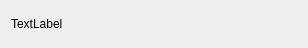
<?xml version="1.0" encoding="UTF-8"?>
<ui version="4.0">
 <class>ProgressDialog</class>
 <widget class="QDialog" name="ProgressDialog">
  <property name="geometry">
   <rect>
    <x>0</x>
    <y>0</y>
    <width>308</width>
    <height>48</height>
   </rect>
  </property>
  <property name="windowTitle">
   <string>ODF Updating....</string>
  </property>
  <layout class="QGridLayout" name="gridLayout">
   <item row="0" column="0">
    <widget class="QLabel" name="label">
     <property name="sizePolicy">
      <sizepolicy hsizetype="Expanding" vsizetype="Preferred">
       <horstretch>0</horstretch>
       <verstretch>0</verstretch>
      </sizepolicy>
     </property>
     <property name="text">
      <string>TextLabel</string>
     </property>
    </widget>
   </item>
  </layout>
 </widget>
 <resources>
  <include location="../../../../Resources/SIMPL.qrc"/>
 </resources>
 <connections/>
</ui>
